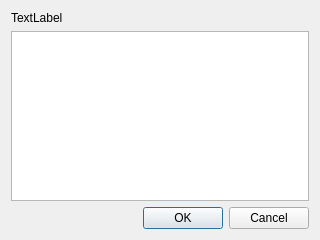
<?xml version="1.0" encoding="UTF-8"?>
<ui version="4.0">
 <class>StringListDialog</class>
 <widget class="QDialog" name="StringListDialog">
  <property name="geometry">
   <rect>
    <x>0</x>
    <y>0</y>
    <width>320</width>
    <height>240</height>
   </rect>
  </property>
  <property name="windowTitle">
   <string>Dialog</string>
  </property>
  <layout class="QVBoxLayout" name="verticalLayout">
   <item>
    <widget class="QLabel" name="label">
     <property name="text">
      <string>TextLabel</string>
     </property>
    </widget>
   </item>
   <item>
    <widget class="QTableWidget" name="tableWidget"/>
   </item>
   <item>
    <widget class="QDialogButtonBox" name="buttonBox">
     <property name="orientation">
      <enum>Qt::Horizontal</enum>
     </property>
     <property name="standardButtons">
      <set>QDialogButtonBox::Cancel|QDialogButtonBox::Ok</set>
     </property>
    </widget>
   </item>
  </layout>
 </widget>
 <resources/>
 <connections>
  <connection>
   <sender>buttonBox</sender>
   <signal>accepted()</signal>
   <receiver>StringListDialog</receiver>
   <slot>accept()</slot>
   <hints>
    <hint type="sourcelabel">
     <x>248</x>
     <y>254</y>
    </hint>
    <hint type="destinationlabel">
     <x>157</x>
     <y>274</y>
    </hint>
   </hints>
  </connection>
  <connection>
   <sender>buttonBox</sender>
   <signal>rejected()</signal>
   <receiver>StringListDialog</receiver>
   <slot>reject()</slot>
   <hints>
    <hint type="sourcelabel">
     <x>316</x>
     <y>260</y>
    </hint>
    <hint type="destinationlabel">
     <x>286</x>
     <y>274</y>
    </hint>
   </hints>
  </connection>
 </connections>
</ui>
